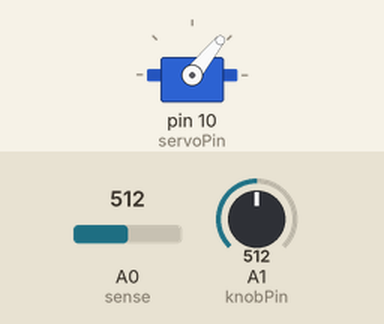
This sketch was run on a simulated Arduino Uno, built with avr-gcc and run on an emulated ATmega328P. Parts: servo. The test bench sets the inputs (shaded band); at power-on: A0 (sense) = 512, A1 (knobPin) = 512. What the sketch prints to the serial monitor is not drawn.

Above: at 1.2 s.
1.3 s: A0 (sense) set to 716
3.7 s: A1 (knobPin) set to 716
At 4.2 s:
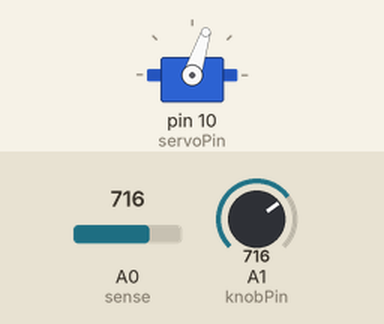
6.7 s: A1 (knobPin) set to 900
At 7.7 s:
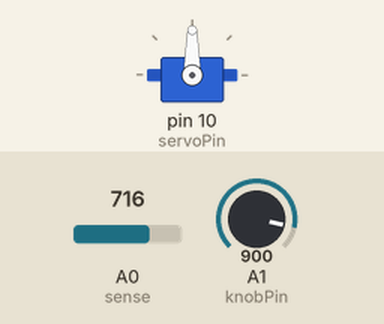
9.7 s: A0 (sense) set to 306
At 10.6 s:
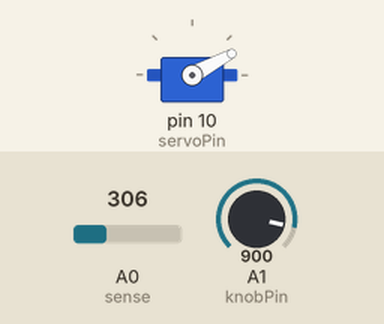
11.4 s: A1 (knobPin) set to 511
At 12.5 s:
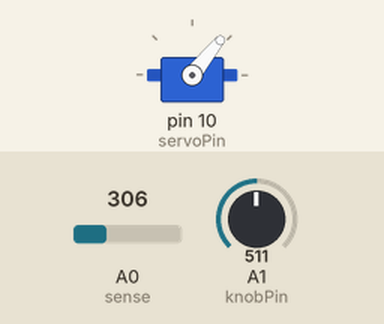
Timing chart, 0 to 14.9 s (numbered marks = the images above; inputs shaded):
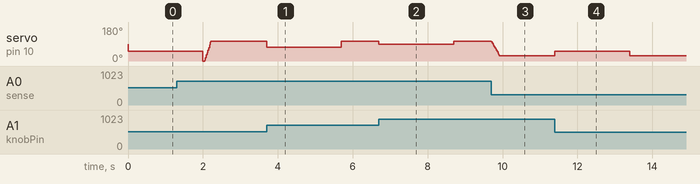

Measured:
- after the input at 3.7 s, servo on pin 10 (servoPin): 104° → 72° at once, → 104° 2.0 s later
- after the input at 6.7 s, servo on pin 10 (servoPin): 104° → 90° at once, → 104° 2.0 s later
- after the input at 9.7 s, servo on pin 10 (servoPin): moves from 104° to 28° over 0.21 s, starting at once
- after the input at 11.4 s, servo on pin 10 (servoPin): 28° → 51° at once, → 28° 2.0 s later

The sketch:

leo_CIF_Iris.ino
```cpp
#include <Servo.h>
Servo sv;
const int servoPin = 10;
const int sense = A0;
const int knobPin = A1;

void setup() {
  pinMode(knobPin, INPUT);
  pinMode(sense, INPUT);
  pinMode(servoPin, OUTPUT);
  sv.attach(servoPin, 530, 2400);
  Serial.begin(9600);
 // while(!Serial);
  Serial.println("Start");
}

int val, index, lasta, avgdistance, lastKnob = 0;
unsigned long last2, last, knobTimeout = 0;
int distances[20];
boolean reset = true;
boolean knobTurning = false;

void loop() {
  int knob = analogRead(knobPin);
  int send = map(knob, 0, 1023, 0, 103);
  int lastSend = 0;
  if(knobTurning && abs(send - lastSend) > 3){
    sv.write(send);
    lastSend = send;
  }
  if (abs(knob - lastKnob) > 70) {
    lastKnob = knob;
    knobTimeout = millis(); //reset timer
    knobTurning = true;
  }
  else {
    if (millis() - knobTimeout < 2000) {
      //Serial.print("Knob timeout: ");
      //Serial.println(millis() - knobTimeout);
      reset = true;
    }

    else {
      if(reset){
        reset = false;
        knobTurning = false;
        sv.write(0);
      }
      if (millis() - last > 10) {//every 10 ms take a new reading for avg dist
        last = millis();
        val = analogRead(sense);


        distances[index] = val;
        index++;

        if (index == 20) {
          index = 0;
        }
        for(int i = 0; i < 20; i++){
          avgdistance += distances[i];
        }
        avgdistance = constrain(avgdistance/ 20, 150, 700)/10; //15 to 70

        //Serial.print("val: ");
        //Serial.println(avgdistance);
        sv.write(map(avgdistance,15,70,0,104));
      }
    }
  }
}

/*
float mapfloat(long x, long in_min, long in_max, long out_min, long out_max)
{
  return (float)(x - in_min) * (out_max - out_min) / (float)(in_max - in_min) + out_min;
}
*/
```
